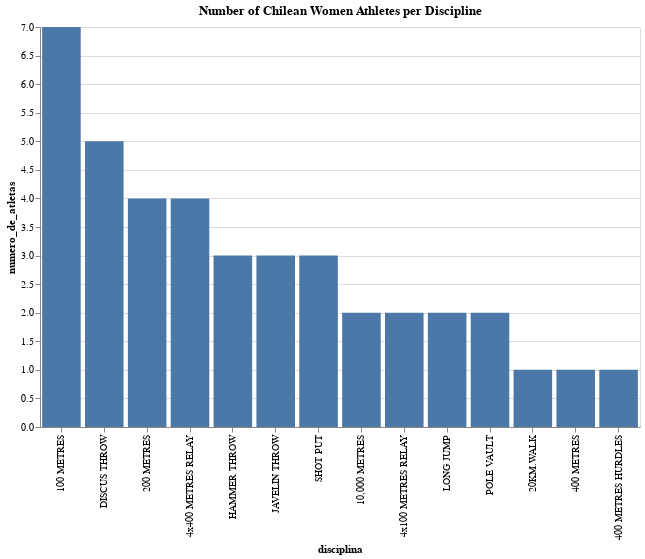

The cell this chart's notebook holds for it:
### Code cell
import altair as alt

# Count the number of athletes per discipline
participacion_disciplina = mujeres_chilenas.groupby('disciplina').size().reset_index(name='numero_de_atletas')

# Create a bar chart
chart = alt.Chart(participacion_disciplina).mark_bar().encode(
    x=alt.X('disciplina:O', sort='-y'), # Sort by number of athletes in descending order
    y='numero_de_atletas:Q',
    tooltip=['disciplina', 'numero_de_atletas']
).properties(
    title='Number of Chilean Women Athletes per Discipline',
    width=600,
    height=400
)

chart

### Figure 1 — Vega-Lite specification as saved in the notebook (floating-point values rounded to 4 significant figures)
{"config": {"view": {"continuousWidth": 300, "continuousHeight": 300}}, "data": {"name": "data-369b6085764e408851e8f2f10f7eeebb"}, "mark": {"type": "bar"}, "encoding": {"tooltip": [{"field": "disciplina", "type": "nominal"}, {"field": "numero_de_atletas", "type": "quantitative"}], "x": {"field": "disciplina", "sort": "-y", "type": "ordinal"}, "y": {"field": "numero_de_atletas", "type": "quantitative"}}, "height": 400, "title": "Number of Chilean Women Athletes per Discipline", "width": 600, "$schema": "https://vega.github.io/schema/vega-lite/v5.20.1.json", "datasets": {"data-369b6085764e408851e8f2f10f7eeebb": [{"disciplina": "10,000 METRES", "numero_de_atletas": 2}, {"disciplina": "100 METRES", "numero_de_atletas": 7}, {"disciplina": "200 METRES", "numero_de_atletas": 4}, {"disciplina": "20KM.WALK", "numero_de_atletas": 1}, {"disciplina": "400 METRES", "numero_de_atletas": 1}, {"disciplina": "400 METRES HURDLES", "numero_de_atletas": 1}, {"disciplina": "4x100 METRES RELAY", "numero_de_atletas": 2}, {"disciplina": "4x400 METRES RELAY", "numero_de_atletas": 4}, {"disciplina": "DISCUS THROW", "numero_de_atletas": 5}, {"disciplina": "HAMMER THROW", "numero_de_atletas": 3}, {"disciplina": "JAVELIN THROW", "numero_de_atletas": 3}, {"disciplina": "LONG JUMP", "numero_de_atletas": 2}, {"disciplina": "POLE VAULT", "numero_de_atletas": 2}, {"disciplina": "SHOT PUT", "numero_de_atletas": 3}]}}
